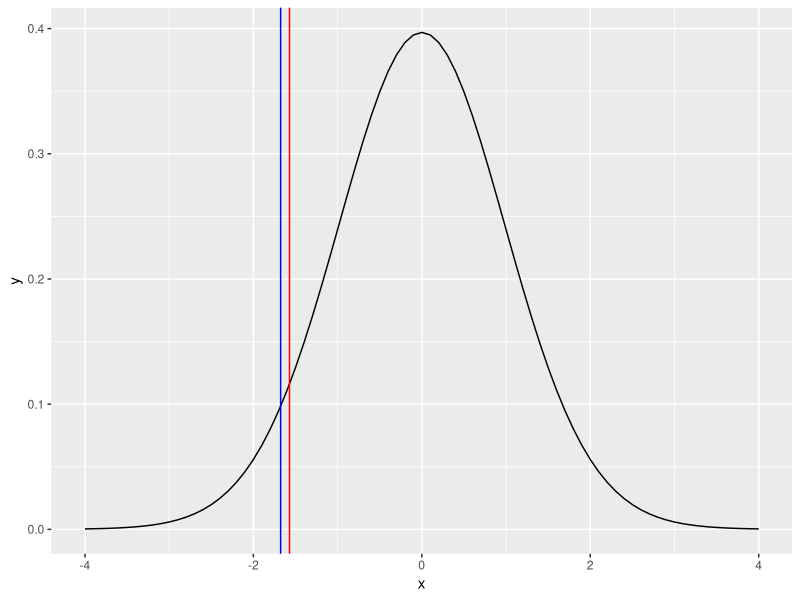

The R source for this figure:
#Problem I am trying to solve:

#2020-21 Q4(C):

# According to a recent survey, Americans get a mean of 7 hours of sleep per night. A
# random sample of 50 students at West Virginia University revealed the mean number
# of hours slept last night was 6.8 hours. The standard deviation of the sample was 0.9
# hours. At the 0.05 significance level, is it reasonable to conclude that the students at
# West Virginia sleep less than the typical American? Compute the p-value.

#Null hypothesis: mean is more than or equal to 7
tcrit = qt(0.05,50-1)

tcalc = (6.8-7)/(0.9/sqrt(50))

if (tcalc>tcrit)
{
  cat("Null Hypothesis Accepted, students sleep about the same\n")
  
}else
{
  cat("Hypothesis Rejected, students sleep less\n")
}
library(ggplot2)

x = seq(-4,4,by = 0.1)
y = dt(x, 50-1)

pltdata = data.frame(x,y)

ggplot(pltdata,aes(x=x,y=y))+
  geom_line()+
  geom_vline(xintercept = c(tcrit, tcalc),color= c("blue","red"))

pvalue = pt(tcalc,50-1)

cat("but the low p value of", pvalue, "does suggest the rejection of the null hypothesis\n")
